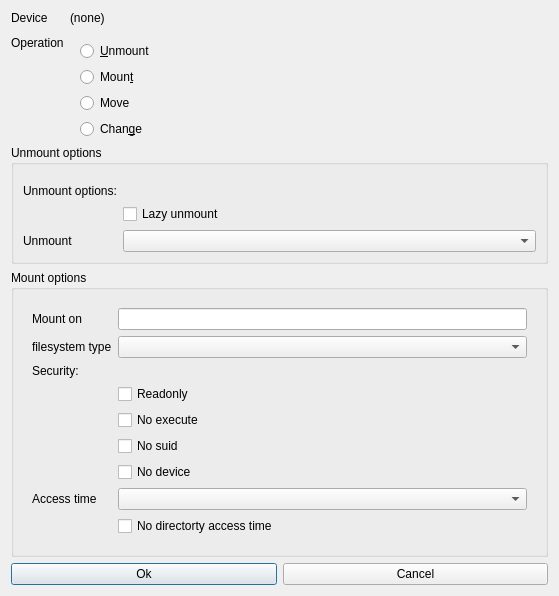
<?xml version="1.0" encoding="UTF-8"?>
<ui version="4.0">
 <class>MountDialog</class>
 <widget class="QDialog" name="MountDialog">
  <property name="geometry">
   <rect>
    <x>0</x>
    <y>0</y>
    <width>559</width>
    <height>592</height>
   </rect>
  </property>
  <property name="windowTitle">
   <string>Mounting device</string>
  </property>
  <layout class="QVBoxLayout" name="verticalLayout">
   <item>
    <layout class="QFormLayout" name="formLayout">
     <item row="0" column="0">
      <widget class="QLabel" name="label">
       <property name="text">
        <string>Device</string>
       </property>
      </widget>
     </item>
     <item row="0" column="1">
      <widget class="QLabel" name="deviceName">
       <property name="text">
        <string>(none)</string>
       </property>
      </widget>
     </item>
     <item row="1" column="1">
      <layout class="QVBoxLayout" name="verticalLayout_3">
       <property name="leftMargin">
        <number>10</number>
       </property>
       <property name="topMargin">
        <number>10</number>
       </property>
       <item>
        <widget class="QRadioButton" name="optionUnmount">
         <property name="text">
          <string>&amp;Unmount</string>
         </property>
        </widget>
       </item>
       <item>
        <widget class="QRadioButton" name="optionMount">
         <property name="text">
          <string>Moun&amp;t</string>
         </property>
        </widget>
       </item>
       <item>
        <widget class="QRadioButton" name="optionMove">
         <property name="text">
          <string>Move</string>
         </property>
        </widget>
       </item>
       <item>
        <widget class="QRadioButton" name="optionChange">
         <property name="text">
          <string>Chan&amp;ge</string>
         </property>
        </widget>
       </item>
      </layout>
     </item>
     <item row="1" column="0">
      <widget class="QLabel" name="label_10">
       <property name="text">
        <string>Operation</string>
       </property>
      </widget>
     </item>
    </layout>
   </item>
   <item>
    <widget class="QGroupBox" name="unmountForm">
     <property name="title">
      <string>Unmount options</string>
     </property>
     <layout class="QVBoxLayout" name="verticalLayout_6">
      <item>
       <layout class="QFormLayout" name="formLayout_3">
        <property name="topMargin">
         <number>10</number>
        </property>
        <item row="2" column="0">
         <widget class="QLabel" name="label_11">
          <property name="text">
           <string>Unmount</string>
          </property>
         </widget>
        </item>
        <item row="2" column="1">
         <widget class="QComboBox" name="unmountWhat"/>
        </item>
        <item row="0" column="0">
         <widget class="QLabel" name="label_12">
          <property name="text">
           <string>Unmount options:</string>
          </property>
         </widget>
        </item>
        <item row="1" column="1">
         <widget class="QCheckBox" name="lazyUnmount">
          <property name="text">
           <string>Lazy unmount</string>
          </property>
         </widget>
        </item>
       </layout>
      </item>
     </layout>
    </widget>
   </item>
   <item>
    <widget class="QGroupBox" name="mountForm">
     <property name="title">
      <string>Mount options</string>
     </property>
     <property name="alignment">
      <set>Qt::AlignLeading|Qt::AlignLeft|Qt::AlignTop</set>
     </property>
     <property name="flat">
      <bool>false</bool>
     </property>
     <property name="checkable">
      <bool>false</bool>
     </property>
     <layout class="QVBoxLayout" name="verticalLayout_5">
      <item>
       <widget class="QWidget" name="mountData" native="true">
        <layout class="QFormLayout" name="formLayout_2">
         <item row="0" column="0">
          <widget class="QLabel" name="label_2">
           <property name="text">
            <string>Mount on</string>
           </property>
          </widget>
         </item>
         <item row="0" column="1">
          <widget class="QLineEdit" name="mountpoint"/>
         </item>
         <item row="1" column="0">
          <widget class="QLabel" name="label_9">
           <property name="text">
            <string>filesystem type</string>
           </property>
          </widget>
         </item>
         <item row="1" column="1">
          <widget class="QComboBox" name="fsType">
           <property name="sizePolicy">
            <sizepolicy hsizetype="Preferred" vsizetype="Fixed">
             <horstretch>0</horstretch>
             <verstretch>0</verstretch>
            </sizepolicy>
           </property>
           <property name="editable">
            <bool>false</bool>
           </property>
          </widget>
         </item>
         <item row="3" column="1">
          <widget class="QCheckBox" name="readOnly">
           <property name="text">
            <string>Readonly</string>
           </property>
          </widget>
         </item>
         <item row="4" column="1">
          <widget class="QCheckBox" name="noExec">
           <property name="text">
            <string>No execute</string>
           </property>
          </widget>
         </item>
         <item row="5" column="1">
          <widget class="QCheckBox" name="noSuid">
           <property name="text">
            <string>No suid</string>
           </property>
          </widget>
         </item>
         <item row="6" column="1">
          <widget class="QCheckBox" name="noDevices">
           <property name="text">
            <string>No device</string>
           </property>
          </widget>
         </item>
         <item row="7" column="0">
          <widget class="QLabel" name="label_6">
           <property name="text">
            <string>Access time</string>
           </property>
          </widget>
         </item>
         <item row="7" column="1">
          <widget class="QComboBox" name="accesTimeSet">
           <property name="editable">
            <bool>false</bool>
           </property>
          </widget>
         </item>
         <item row="8" column="1">
          <widget class="QCheckBox" name="noAccessDir">
           <property name="text">
            <string>No directorty access time</string>
           </property>
          </widget>
         </item>
         <item row="2" column="0">
          <widget class="QLabel" name="label_13">
           <property name="text">
            <string>Security:</string>
           </property>
          </widget>
         </item>
        </layout>
       </widget>
      </item>
     </layout>
    </widget>
   </item>
   <item>
    <spacer name="verticalSpacer">
     <property name="orientation">
      <enum>Qt::Vertical</enum>
     </property>
     <property name="sizeHint" stdset="0">
      <size>
       <width>20</width>
       <height>40</height>
      </size>
     </property>
    </spacer>
   </item>
   <item>
    <layout class="QHBoxLayout" name="horizontalLayout_2">
     <property name="topMargin">
      <number>0</number>
     </property>
     <property name="rightMargin">
      <number>0</number>
     </property>
     <item>
      <widget class="QPushButton" name="okButton">
       <property name="text">
        <string>Ok</string>
       </property>
      </widget>
     </item>
     <item>
      <widget class="QPushButton" name="cancelButton">
       <property name="text">
        <string>Cancel</string>
       </property>
      </widget>
     </item>
    </layout>
   </item>
  </layout>
 </widget>
 <resources/>
 <connections/>
</ui>
